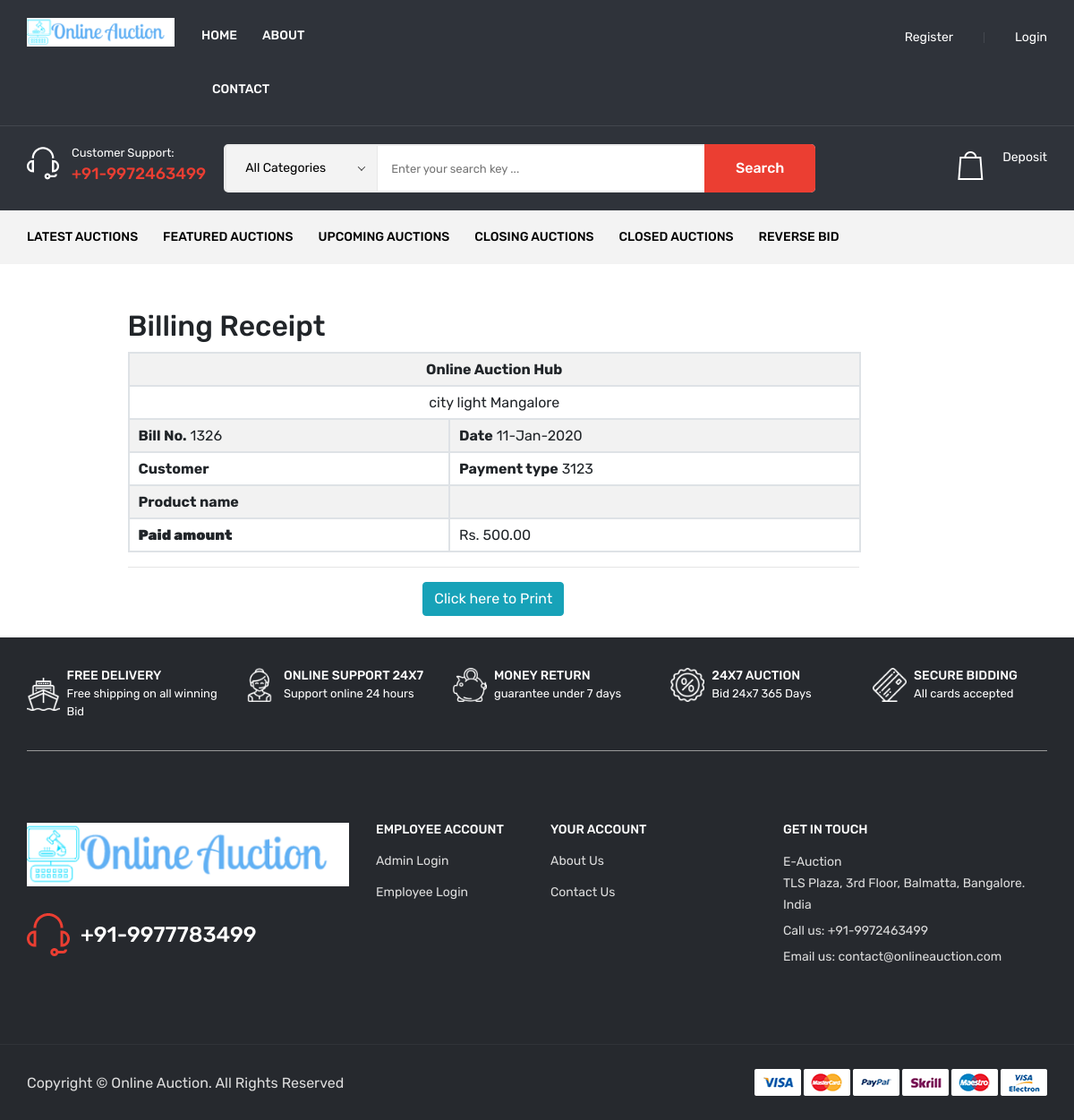
The app's page /billingreceipt.php with its own data.
### tables this page shows
CREATE TABLE `billing` (
  `billing_id` int(10) NOT NULL,
  `customer_id` int(10) NOT NULL,
  `product_id` int(10) NOT NULL,
  `purchase_date` date NOT NULL,
  `purchase_amount` float(10,2) NOT NULL,
  `payment_type` varchar(20) NOT NULL,
  `card_type` varchar(50) NOT NULL,
  `card_number` varchar(20) NOT NULL,
  `expire_date` date NOT NULL,
  `cvv_number` varchar(5) NOT NULL,
  `card_holder` varchar(50) NOT NULL,
  `delivery_date` date NOT NULL,
  `note` text NOT NULL,
  `status` varchar(10) NOT NULL
);

### billingreceipt.php (the view, shortened to what this page needs)
<?php
include("header.php");
$sqlpayment = "SELECT * FROM billing LEFT JOIN customer ON customer.customer_id=billing.customer_id LEFT JOIN product ON product.product_id=billing.product_id ";
$qsqlpayment = mysqli_query($con,$sqlpayment);
$rspayment= mysqli_fetch_array($qsqlpayment);
?>
   <div class="content-wraper mt-50">
                <div class="container-fluid">
                    <div class="row">
                        <div class="col-lg-1 col-md-1 col-sm-1"></div>
                        <div class="col-lg-9 col-md-6 col-sm-6">
                            <div class="customer-login-register">
	<div class="banner">
		<div class="w3l_banner_nav_right">
			<div class="agileinfo_single">
				<div class="col-md-12 agileinfo_single_right">
				<h2>Billing Receipt</h2>
					<div class="snipcart-item block">
						<div class="w3agile_description">
<div id="printableArea">
<table id="datatable"  class="table table-striped table-bordered dataTable" cellspacing="0" width="100%" role="grid" aria-describedby="example_info" style="width: 100%;" >
       <tr>
		<th colspan="3"><center>Online Auction Hub</center></th>
	   </tr>
	   <tr>
		<td colspan="3"><center>city light Mangalore</center></td>
	   </tr>
		<tr>
			<td><b>Bill No.</b> <?php echo $rspayment['billing_id']; ?> </td>
			<td><b>Date</b>  <?php echo date("d-M-Y",strtotime($rspayment['purchase_date'])); ?></td>
		</tr>
		<tr>
		    <td><b>Customer</b> <?php echo $rspayment['customer_name']; ?></td>
			<td><b>Payment type</b> <?php echo $rspayment['card_type']; ?></td>
		</tr>
		<tr>
			<td><b>Product name</b> </td>
			<td><?php echo $rspayment['product_name']; ?></td>
		</tr>
		<tr>
			<th><b>Paid amount</b></th>
			<td>Rs. <?php echo $rspayment['purchase_amount']; ?>
			</td>
		</tr>
</table>
</div>
<hr>
<center><input type="button" class="btn btn-info" name='print'  onclick="printDiv('printableArea')" value="Click here to Print"></center>
<br>
						</div>
					</div>
				</div>
			</div>
		</div>
	</div>
                            </div>
                        </div>
					</div>
                </div>
            </div>
<?php
include("footer.php");
?>

### css/responsive.css (style rules this page uses)
@media (min-width: 1200px) and (max-width: 1399px) { .container-fluid { max-width: 1724px; padding-left: 30px; padding-right: 30px; } }

### records on screen
billing: billing_id "1326", purchase_date "11-Jan-2020", card_type "3123", purchase_amount "500.00"
